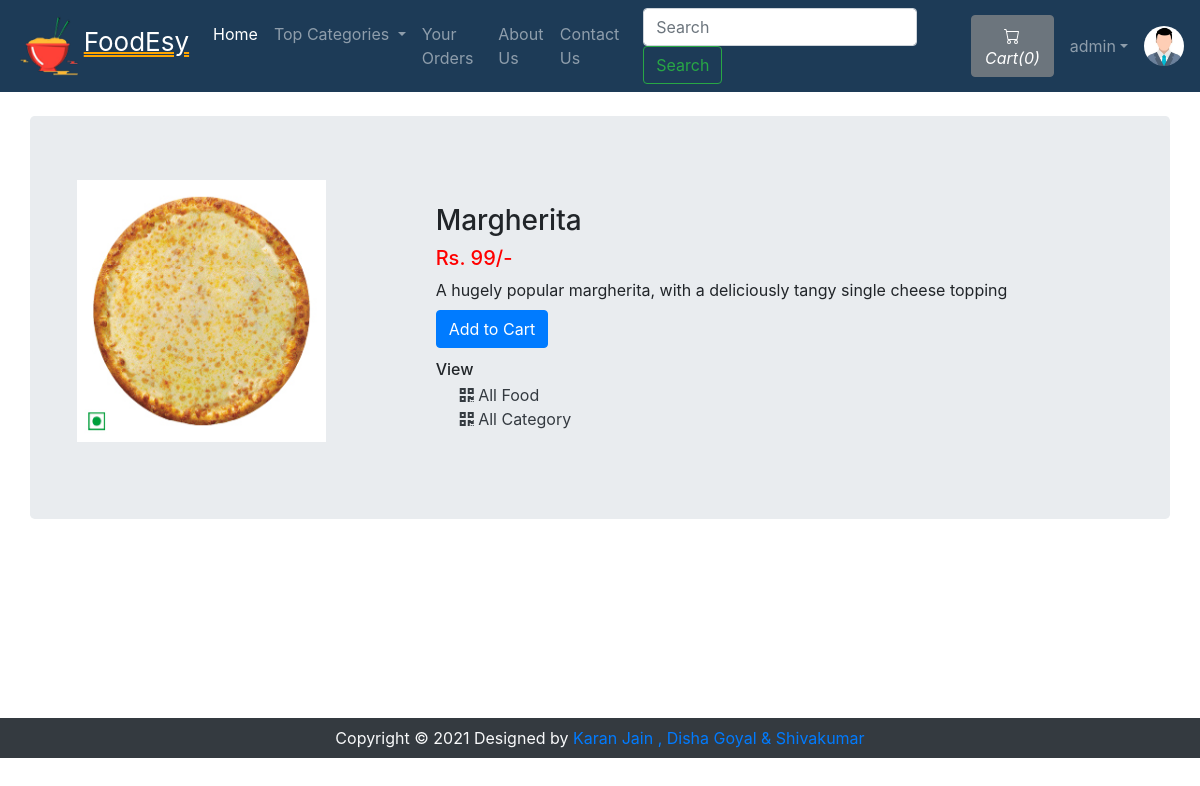
Screenshot of /viewFood.php?foodid=1 (signed in) with the database file from the repository.
### tables this page shows
CREATE TABLE `sitedetail` (
  `tempId` int(11) NOT NULL,
  `systemName` varchar(21) NOT NULL,
  `email` varchar(35) NOT NULL,
  `contact1` bigint(21) NOT NULL,
  `contact2` bigint(21) DEFAULT NULL COMMENT 'Optional',
  `address` text NOT NULL,
  `dateTime` datetime NOT NULL DEFAULT current_timestamp()
);

CREATE TABLE `food` (
  `foodId` int(12) NOT NULL,
  `foodName` varchar(255) NOT NULL,
  `foodPrice` int(12) NOT NULL,
  `foodDesc` text NOT NULL,
  `foodCategorieId` int(12) NOT NULL,
  `foodPubDate` datetime NOT NULL DEFAULT current_timestamp()
);

### viewFood.php (the view, shortened to what this page needs)
<!doctype html>
<html lang="en">
<head>
    <link rel="stylesheet" href="https://stackpath.bootstrapcdn.com/bootstrap/4.4.1/css/bootstrap.min.css">
    <link rel="stylesheet" href="https://use.fontawesome.com/releases/v5.8.2/css/all.css">
</head>
<body>
    <?php include 'partials/_dbconnect.php';?>
    <?php require 'partials/_nav.php' ?>
    <div class="container my-4" id="cont">
        <div class="row jumbotron">
        <?php
            $foodId = $_GET['foodid'];
            $sql = "SELECT * FROM `food` WHERE foodId = $foodId";
            $result = mysqli_query($conn, $sql);
            $row = mysqli_fetch_assoc($result);
            $foodName = $row['foodName'];
            $foodPrice = $row['foodPrice'];
            $foodDesc = $row['foodDesc'];
            $foodCategorieId = $row['foodCategorieId'];
        ?>
        <?php
        echo  '<div class="col-md-4">
                <img src="img/food-'.$foodId. '.jpg" width="249px" height="262px">
            </div>
            <div class="col-md-8 my-4">
                <h3>' . $foodName . '</h3>
                <h5 style="color: #ff0000">Rs. '.$foodPrice. '/-</h5>
                <p class="mb-0">' .$foodDesc .'</p>';
                if($loggedin){
                    $quaSql = "SELECT `itemQuantity` FROM `viewcart` WHERE foodId = '$foodId' AND `userId`='$userId'";
                    $quaresult = mysqli_query($conn, $quaSql);
                    $quaExistRows = mysqli_num_rows($quaresult);
                    if($quaExistRows == 0) {
                        echo '<form action="partials/_manageCart.php" method="POST">
                              <input type="hidden" name="itemId" value="'.$foodId. '">
                              <button type="submit" name="addToCart" class="btn btn-primary my-2">Add to Cart</button>';
                    }else {
                        echo '<a href="viewCart.php"><button class="btn btn-primary my-2">Go to Cart</button></a>';
                    }
                }
                else{
                    echo '<button class="btn btn-primary my-2" data-toggle="modal" data-target="#loginModal">Add to Cart</button>';
                }
                echo '</form>
                <h6 class="my-1"> View </h6>
                <div class="mx-4">
                    <a href="viewFoodList.php?catid=' . $foodCategorieId . '" class="active text-dark">
                    <i class="fas fa-qrcode"></i>
                        <span>All Food</span>
                    </a>
                </div>
                <div class="mx-4">
                    <a href="index.php" class="active text-dark">
                    <i class="fas fa-qrcode"></i>
                        <span>All Category</span>
                    </a>
                </div>
            </div>'
        ?>
        </div>
    </div>
    <?php require 'partials/_footer.php' ?>
</body>
</html>

### partials/_nav.php (shortened to what this page needs)
<?php
if(isset($_SESSION['loggedin']) && $_SESSION['loggedin']==true){
  $loggedin= true;
  $userId = $_SESSION['userId'];
  $username = $_SESSION['username'];
}
else{
  $loggedin = false;
  $userId = 0;
}
$sql = "SELECT * FROM `sitedetail`";
$result = mysqli_query($conn, $sql);
$row = mysqli_fetch_assoc($result);
$systemName = $row['systemName'];
echo '<nav class="navbar navbar-expand-lg navbar-dark" style="background-color: #1d3b57;">
      <a class="navbar-brand" href="index.php"><img height=60px src="img/logo.jpg" alt="Restaurant Logo" class="img-responsive"><span style="font-size: 26px; text-decoration: double underline orange 2px;">'.$systemName.'</span></a>
      <button class="navbar-toggler" type="button" data-toggle="collapse" data-target="#navbarSupportedContent" aria-controls="navbarSupportedContent" aria-expanded="false" aria-label="Toggle navigation">
        <span class="navbar-toggler-icon"></span>
      </button>
      <div class="collapse navbar-collapse" id="navbarSupportedContent">
        <ul class="navbar-nav mr-auto">
          <li class="nav-item active">
            <a class="nav-link" href="index.php">Home <span class="sr-only">(current)</span></a>
          </li>
          <li class="nav-item dropdown">
            <a class="nav-link dropdown-toggle" href="#" id="navbarDropdown" role="button" data-toggle="dropdown" aria-haspopup="true" aria-expanded="false">
              Top Categories
            </a>
            <div class="dropdown-menu" aria-labelledby="navbarDropdown">';
            echo '</div>
          </li>
          <li class="nav-item">
            <a class="nav-link" href="viewOrder.php">Your Orders</a>
          </li>
          <li class="nav-item">
            <a class="nav-link" href="about.php">About Us</a>
          </li>
          <li class="nav-item">
            <a class="nav-link" href="contact.php">Contact Us</a>
          </li>
        </ul>
        <form method="get" action="/FoodEsy/search.php" class="form-inline my-2 my-lg-0 mx-3">
          <input class="form-control mr-sm-2" type="search" name="search" id="search" placeholder="Search" aria-label="Search" required>
          <button class="btn btn-outline-success my-2 my-sm-0" type="submit">Search</button>
        </form>';
        $countsql = "SELECT SUM(`itemQuantity`) FROM `viewcart` WHERE `userId`=$userId";
        $countresult = mysqli_query($conn, $countsql);
        $countrow = mysqli_fetch_assoc($countresult);
        $count = $countrow['SUM(`itemQuantity`)'];
        if(!$count) {
          $count = 0;
        }
        echo '<a href="viewCart.php"><button type="button" class="btn btn-secondary mx-2" title="MyCart">
          <svg xmlns="img/cart.svg" width="16" height="16" fill="currentColor" class="bi bi-cart" viewBox="0 0 16 16">
            <path d="M0 1.5A.5.5 0 0 1 .5 1H2a.5.5 0 0 1 .485.379L2.89 3H14.5a.5.5 0 0 1 .491.592l-1.5 8A.5.5 0 0 1 13 12H4a.5.5 0 0 1-.491-.408L2.01 3.607 1.61 2H.5a.5.5 0 0 1-.5-.5zM3.102 4l1.313 7h8.17l1.313-7H3.102zM5 12a2 2 0 1 0 0 4 2 2 0 0 0 0-4zm7 0a2 2 0 1 0 0 4 2 2 0 0 0 0-4zm-7 1a1 1 0 1 1 0 2 1 1 0 0 1 0-2zm7 0a1 1 0 1 1 0 2 1 1 0 0 1 0-2z"/>
          </svg>
          <i class="bi bi-cart">Cart(' .$count. ')</i>
        </button></a>';
        if($loggedin){
          echo '<ul class="navbar-nav mr-2">
            <li class="nav-item dropdown">
              <a class="nav-link dropdown-toggle" href="#" id="navbarDropdown" role="button" data-toggle="dropdown">' .$username. '</a>
              <div class="dropdown-menu" aria-labelledby="navbarDropdown">
                <a class="dropdown-item" href="partials/_logout.php">Logout</a>
              </div>
            </li>
          </ul>
          <div class="text-center image-size-small position-relative">
            <a href="viewProfile.php"><img src="img/person-' .$userId. '.jpg" class="rounded-circle" onError="this.src = \'img/profilePic.jpg\'" style="width:40px; height:40px"></a>
          </div>';
        }
        else {
          echo '
          <button type="button" class="btn btn-success mx-2"  data-toggle="modal" data-target="#loginModal">Login</button>
          <button type="button" class="btn btn-success mx-2"  data-toggle="modal" data-target="#signupModal">SignUp</button>';
        }
  echo '</div>
    </nav>';
?>

### viewFood.php (style rules this page uses)
#cont { min-height : 578px; }

### rows the page displays
sitedetail: systemName "FoodEsy"
food: foodName "Margherita", foodPrice "99", foodDesc "A hugely popular margherita, with a deliciously tangy single cheese topping"

### other values shown
$count "0"
$username "admin"
